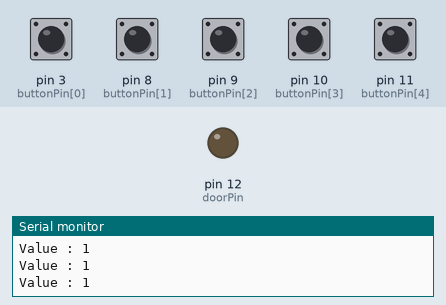
Simulated run of this sketch. Board: Arduino Uno, built with avr-gcc and run on an emulated ATmega328P. Shown: output pins drawn as LEDs (lit = HIGH), the last lines printed to the serial monitor. The test bench sets the inputs (shaded band); at power-on: pin 3 (buttonPin[0]), pin 8 (buttonPin[1]), pin 9 (buttonPin[2]), pin 10 (buttonPin[3]), pin 11 (buttonPin[4]) HIGH. The audio player accepts every command and is not drawn.

Above: at 3.7 s.
3.8 s: pin 8 (buttonPin[1]) pulled LOW for 0.6 s
At 5.3 s:
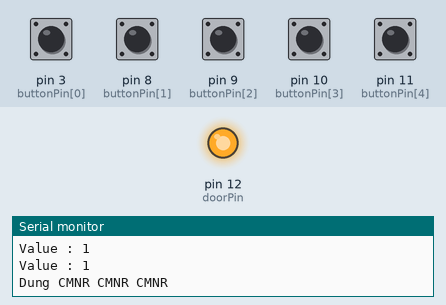
Timing chart, 0 to 6.8 s (numbered marks = the images above; inputs shaded):
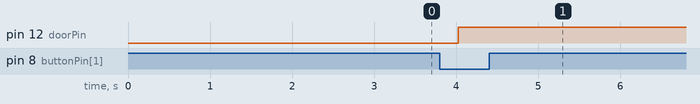

The sketch:

CauDao.ino
```cpp
#include "SoftwareSerial.h"
#include "DFRobotDFPlayerMini.h"

SoftwareSerial mySoftwareSerial(5, 6); // RX, TX
DFRobotDFPlayerMini myDFPlayer;

const int buttonPin[6] = {3, 8, 9, 10, 11};
const int doorPin = 12;

int pinCount = 5;

// Các biến này có thể thay đổi giá trị được
int buttonPushCounter = 0;   // số button được nhấn
String trueString = "";

int buttonState[6] = {0, 0, 0, 0, 0};
int trueState[6] = {1, 0, 1, 1, 1};

bool flagLoop = false;

void setup() {
  Serial.begin(9600); //Bật cổng Serial ở baudrate 9600
  mySoftwareSerial.begin(9600);
  for (int thisPin = 0; thisPin < pinCount; thisPin++) {
    pinMode(buttonPin[thisPin], INPUT_PULLUP);
  }
  pinMode(doorPin, OUTPUT); // Cài đặt đèn DOOR là OUTPUT
  digitalWrite(doorPin, LOW);

  Serial.println(F("Initializing DFPlayer ... (May take 3~5 seconds)"));

  if (!myDFPlayer.begin(mySoftwareSerial)) {  //Use softwareSerial to communicate with mp3.
    Serial.println(F("Unable to begin:"));
    Serial.println(F("1.Please recheck the connection!"));
    Serial.println(F("2.Please insert the SD card!"));
    //while(true);
  }
  delay(2000);
  Serial.println(F("DFPlayer Mini online."));

  myDFPlayer.volume(30);  //Set volume value. From 0 to 30
}

void loop() {
  if (!flagLoop) {
    // đọc giá trị hiện tại của button
    for (int thisPin = 0; thisPin < pinCount; thisPin++) {
      buttonState[thisPin] = digitalRead(buttonPin[thisPin]);
//      Serial.print("STT : ");
//      Serial.println(thisPin);
      Serial.print("Value : ");
      Serial.println(buttonState[thisPin]);
    }
    if (compareArr(buttonState, trueState)) {
      Serial.println("Dung CMNR CMNR CMNR");
      digitalWrite(doorPin, HIGH);
      myDFPlayer.play(1);
      delay(1000);
      flagLoop = true;
    }
  }
  delay(500);
}

// Compare Ar
boolean compareArr(int aa[6], int bb[6])
{
  boolean ff = false;
  int fg = 0;
  for (int cc = 0 ; cc < 6 ; cc++)
  {
    if (aa[cc] == bb[cc])
    {
      fg++;
    }
  }
  if (fg == 6)
  {
    ff = true;
  }
  return ff;
}
```

Measured:
- after the input at 3.8 s, pin 12 (doorPin): LOW → HIGH after 0.23 s
